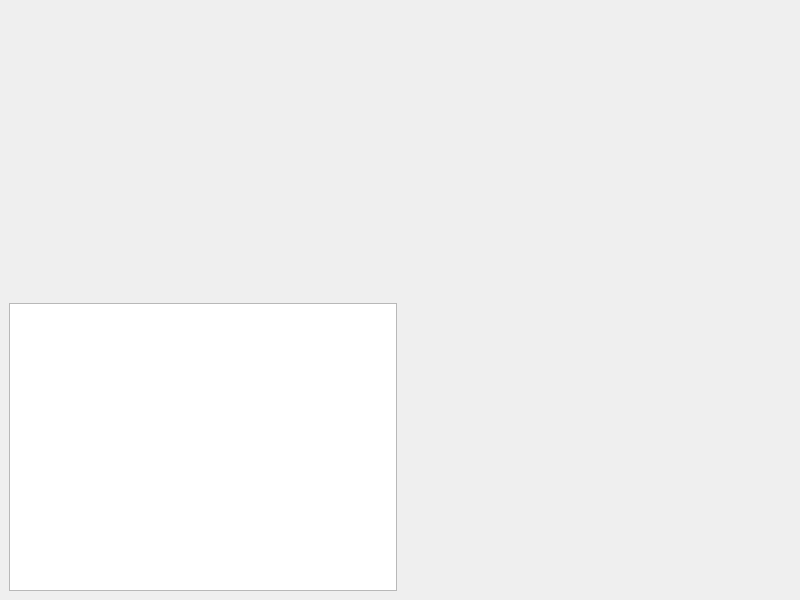
<?xml version="1.0" encoding="UTF-8"?>
<ui version="4.0">
 <class>MdiChildRegistration</class>
 <widget class="QMainWindow" name="MdiChildRegistration">
  <property name="geometry">
   <rect>
    <x>0</x>
    <y>0</y>
    <width>800</width>
    <height>600</height>
   </rect>
  </property>
  <property name="windowTitle">
   <string/>
  </property>
  <widget class="QWidget" name="centralWidget">
   <layout class="QHBoxLayout" name="horizontalLayout">
    <item>
     <layout class="QGridLayout" name="gridLayout">
      <item row="0" column="0" colspan="2">
       <widget class="QVTKWidget" name="resultQvtkWidget"/>
      </item>
      <item row="2" column="0">
       <widget class="QTextEdit" name="infoTextEdit">
        <property name="sizePolicy">
         <sizepolicy hsizetype="Minimum" vsizetype="Minimum">
          <horstretch>0</horstretch>
          <verstretch>0</verstretch>
         </sizepolicy>
        </property>
       </widget>
      </item>
      <item row="2" column="1">
       <widget class="QVTKWidget" name="oriQvtkWidget"/>
      </item>
     </layout>
    </item>
   </layout>
  </widget>
 </widget>
 <customwidgets>
  <customwidget>
   <class>QVTKWidget</class>
   <extends>QWidget</extends>
   <header>QVTKWidget.h</header>
  </customwidget>
 </customwidgets>
 <resources/>
 <connections/>
</ui>
